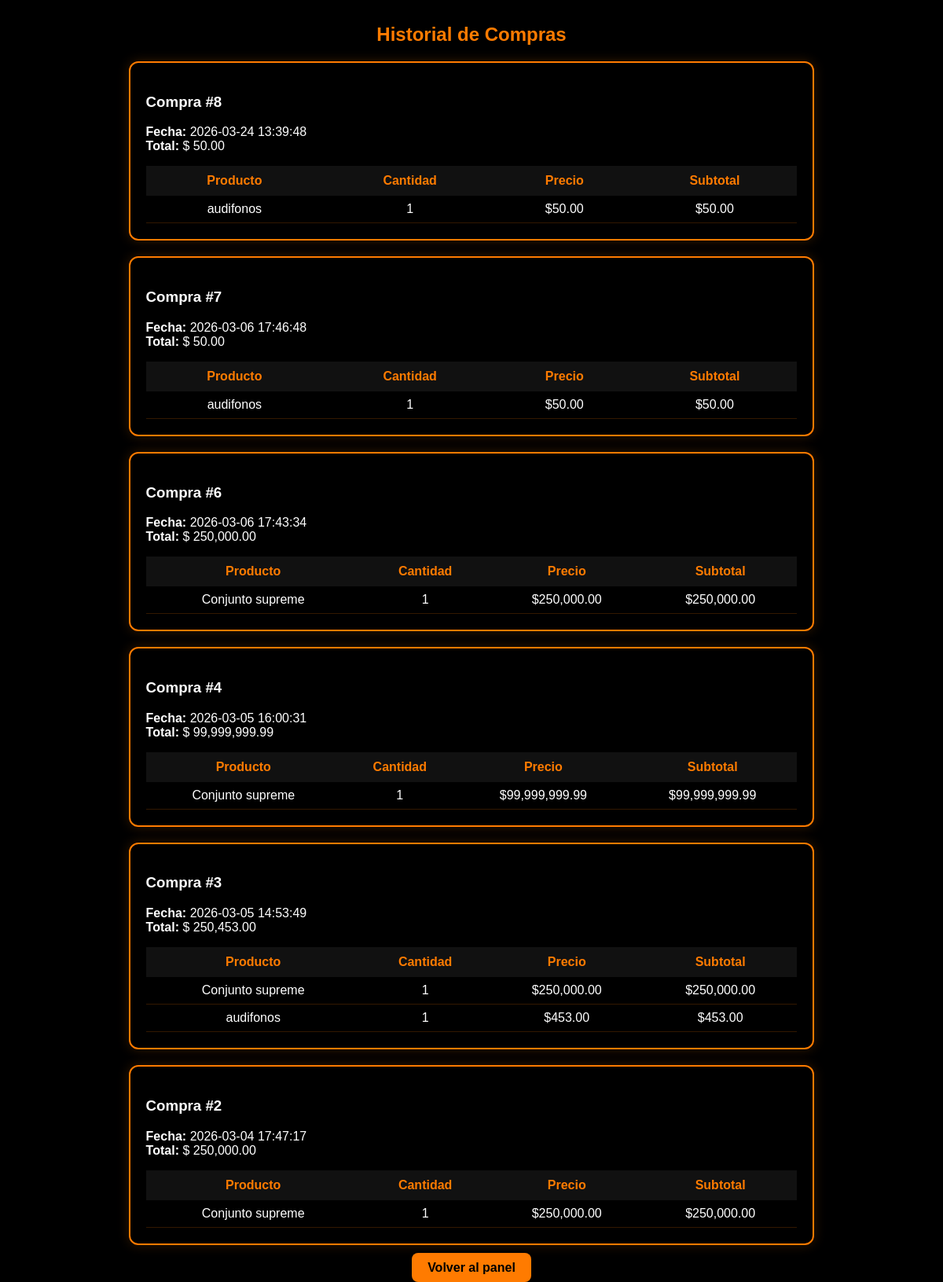
/mis_compras.php (signed in), run on the app's committed database.
### tables this page shows
CREATE TABLE `ventas` (
  `id` int(11) NOT NULL,
  `idcliente` int(11) NOT NULL,
  `fecha` datetime DEFAULT current_timestamp(),
  `total` decimal(10,2) DEFAULT NULL,
  `idusuario` int(11) DEFAULT NULL
);

CREATE TABLE `detalle_venta` (
  `id` int(11) NOT NULL,
  `idventa` int(11) NOT NULL,
  `idproducto` int(11) NOT NULL,
  `cantidad` int(11) NOT NULL,
  `precio` decimal(10,2) NOT NULL
);

CREATE TABLE `productos` (
  `id` int(11) NOT NULL,
  `nombre` varchar(100) NOT NULL,
  `descripcion` text DEFAULT NULL,
  `precio` decimal(10,2) NOT NULL,
  `stock` int(11) NOT NULL,
  `foto` varchar(255) DEFAULT NULL
);

### mis_compras.php (the view, shortened to what this page needs)
<?php
$pdo = (new Database())->conectar();
$stmt = $pdo->prepare("SELECT * FROM ventas WHERE idcliente=? ORDER BY fecha DESC");
$stmt->execute([$_SESSION['idusuario']]);
$ventas = $stmt->fetchAll(PDO::FETCH_ASSOC);
?>
<!DOCTYPE html>
<html>
<head>
<link rel="stylesheet" href="css/mis_compras.css">
</head>
<body>
<h2 class="titulo">Historial de Compras</h2>
<?php if(count($ventas) > 0): ?>
<?php foreach($ventas as $venta): ?>
<div class="card">
<h3>Compra #<?= $venta['id'] ?></h3>
<p>
<strong>Fecha:</strong> <?= $venta['fecha'] ?><br>
<strong>Total:</strong> $ <?= number_format($venta['total'],2) ?>
</p>
<table class="tabla">
<tr>
<th>Producto</th>
<th>Cantidad</th>
<th>Precio</th>
<th>Subtotal</th>
</tr>
<?php
$stmt = $pdo->prepare("
SELECT p.nombre, dv.cantidad, dv.precio
FROM detalle_venta dv
JOIN productos p ON dv.idproducto = p.id
WHERE dv.idventa=?
");
$stmt->execute([$venta['id']]);
$detalles = $stmt->fetchAll(PDO::FETCH_ASSOC);
foreach($detalles as $item):
$subtotal = $item['cantidad'] * $item['precio'];
?>
<tr>
<td><?= htmlspecialchars($item['nombre']) ?></td>
<td><?= $item['cantidad'] ?></td>
<td>$<?= number_format($item['precio'],2) ?></td>
<td>$<?= number_format($subtotal,2) ?></td>
</tr>
<?php endforeach; ?>
</table>
</div>
<?php endforeach; ?>
<?php else: ?>
<p class="vacio">Aún no has realizado compras.</p>
<?php endif; ?>
<div class="contenedor-boton">
<a href="cliente.php" class="btn">Volver al panel</a>
</div>
</body>
</html>

### css/mis_compras.css (style rules this page uses)
body { font-family:Arial; background:black; color:white; }
.titulo { text-align:center; color:#ff7b00; margin-top:30px; }
.card { width:70%; margin:auto; margin-bottom:20px; background:rgba(0,0,0,0.7); backdrop-filter:blur(10px); padding:20px; border-radius:12px; border:2px solid #ff7b00; box-shadow:0 0 15px rgba(255,123,0,0.2); transition:0.3s; }
.tabla { width:100%; border-collapse:collapse; margin-top:10px; }
.tabla th { background:#111; color:#ff7b00; padding:10px; }
.tabla td { padding:8px; text-align:center; border-bottom:1px solid rgba(255,123,0,0.2); }
.contenedor-boton { text-align:center; margin-top:20px; }
.btn { background:#ff7b00; color:black; padding:10px 20px; border-radius:8px; text-decoration:none; font-weight:bold; transition:0.3s; }

### data on the page
ventas: id "8", fecha "2026-03-24 13:39:48", total "50.00"
detalle_venta: idproducto.nombre "audifonos", cantidad "1", precio "50.00"
ventas: id "7", fecha "2026-03-06 17:46:48", total "50.00"
ventas: id "6", fecha "2026-03-06 17:43:34", total "250,000.00"
detalle_venta: idproducto.nombre "Conjunto supreme", cantidad "1", precio "250,000.00", subtotal "250,000.00"
ventas: id "4", fecha "2026-03-05 16:00:31", total "99,999,999.99"
detalle_venta: idproducto.nombre "Conjunto supreme", cantidad "1", precio "99,999,999.99", subtotal "99,999,999.99"
ventas: id "3", fecha "2026-03-05 14:53:49", total "250,453.00"
detalle_venta: idproducto.nombre "audifonos", cantidad "1", precio "453.00"
ventas: id "2", fecha "2026-03-04 17:47:17", total "250,000.00"
